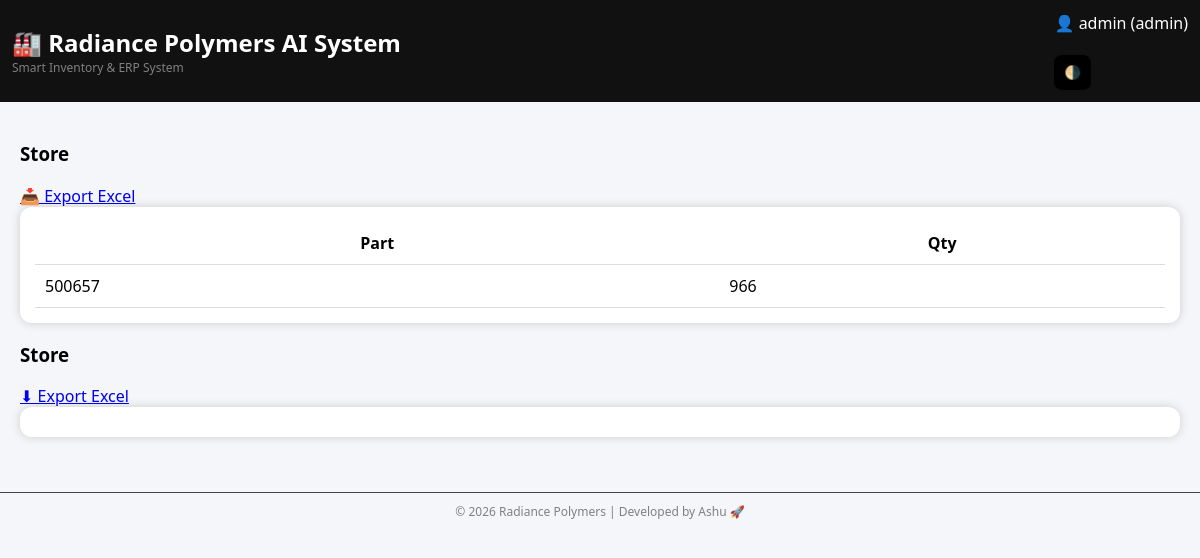
The app's page /store (signed in), older data.
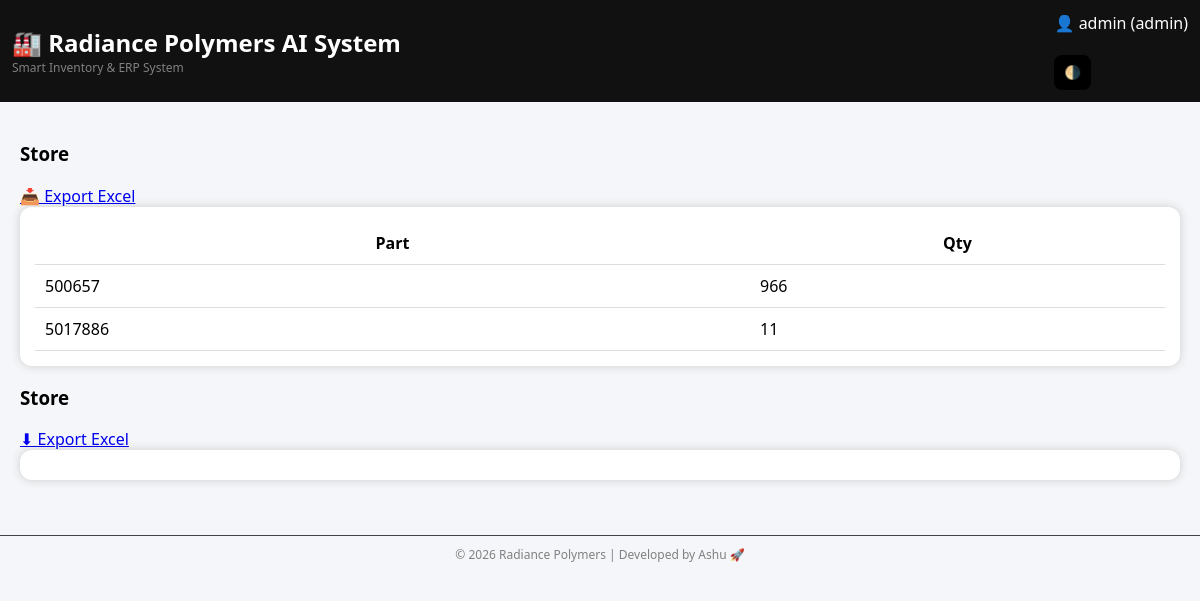
The same page, newer data.
### tables this page shows
CREATE TABLE stock(
    id INTEGER PRIMARY KEY, part TEXT UNIQUE, qty INTEGER DEFAULT 0, min_qty INTEGER DEFAULT 10);

### app.py (the view)
@app.route('/store')
def store():
    if session.get('role') not in ['admin', 'store']:
        return "Access Denied"
    conn = get_db()
    cur = conn.cursor()
    cur.execute("SELECT * FROM stock")
    data = cur.fetchall()
    low = [i['part'] for i in data if i['qty'] <= i['min_qty']]
    conn.close()
    return render_template("store.html", data=data, low=low)

### app.py (called while the page is built)
def get_db():
    conn = sqlite3.connect("erp.db", check_same_thread=False)
    conn.row_factory = sqlite3.Row
    return conn

### templates/store.html (shortened to what this page needs)
{% extends 'base.html' %}
{% block content %}
<h3>Store</h3>
<a href="/export">📥 Export Excel</a>
<div class="card">
<table>
<tr><th>Part</th><th>Qty</th></tr>
{% for i in data %}
<tr>
<td>{{ i['part'] }}</td>
<td>{{ i['qty'] }}</td>
</tr>
{% endfor %}
</table>
</div>
<h3>Store</h3>
<a href="/export_excel" class="btn">⬇ Export Excel</a>
<div class="card">
</div>
{% endblock %}

Row changes from the older to the newer data that the page shows:
added stock: part "5017886", qty "11"
